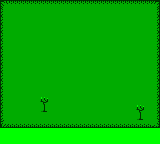

Rendered tile map (Tiled .tmx) drawn with the repository's tilesets; below, a short description and the full map source, tile grids included:
An orthogonal 20x18 tile map with 8x8 px tiles, 1 tile layer (Tile Layer 1).

<map version="1.10" tiledversion="1.11.2" orientation="orthogonal" renderorder="right-down" width="20" height="18" tilewidth="8" tileheight="8" infinite="0" nextlayerid="2" nextobjectid="1">
 <tileset firstgid="1" source="tileset0_testing.tsx" />
 <layer id="1" name="Tile Layer 1" width="20" height="18">
  <data encoding="csv">
13,14,14,14,14,14,14,14,14,14,14,14,14,14,14,14,14,14,14,15,
16,5,5,5,5,5,5,5,5,5,5,5,5,5,5,5,5,5,5,3221225488,
16,5,5,5,5,5,5,5,5,5,5,5,5,5,5,5,5,5,5,3221225488,
16,5,5,5,5,5,5,5,5,5,5,5,5,5,5,5,5,5,5,3221225488,
16,5,5,5,5,5,5,5,5,5,5,5,5,5,5,5,5,5,5,3221225488,
16,5,5,5,5,5,5,5,5,5,5,5,5,5,5,5,5,5,5,3221225488,
16,5,5,5,5,5,5,5,5,5,5,5,5,5,5,5,5,5,5,3221225488,
16,5,5,5,5,5,5,5,5,5,5,5,5,5,5,5,5,5,5,3221225488,
16,5,5,5,5,5,5,5,5,5,5,5,5,5,5,5,5,5,5,3221225488,
16,5,5,5,5,5,5,5,5,5,5,5,5,5,5,5,5,5,5,3221225488,
16,5,5,5,5,5,5,5,5,5,5,5,5,5,5,5,5,5,5,3221225488,
16,5,5,5,5,5,5,5,5,5,5,5,5,5,5,5,5,5,5,3221225488,
16,5,5,5,5,19,5,5,5,5,5,5,5,5,5,5,5,5,5,3221225488,
16,5,5,5,5,18,5,5,5,5,5,5,5,5,5,5,5,19,5,3221225488,
16,5,5,5,5,5,5,5,5,5,5,5,5,5,5,5,5,18,5,3221225488,
1610612749,3221225486,3221225486,3221225486,3221225486,3221225486,3221225486,3221225486,3221225486,3221225486,3221225486,3221225486,3221225486,3221225486,3221225486,3221225486,3221225486,3221225486,3221225486,17,
4,4,4,4,4,4,4,4,4,4,4,4,4,4,4,4,4,4,4,4,
4,4,4,4,4,4,4,4,4,4,4,4,4,4,4,4,4,4,4,4
</data>
 </layer>
</map>
